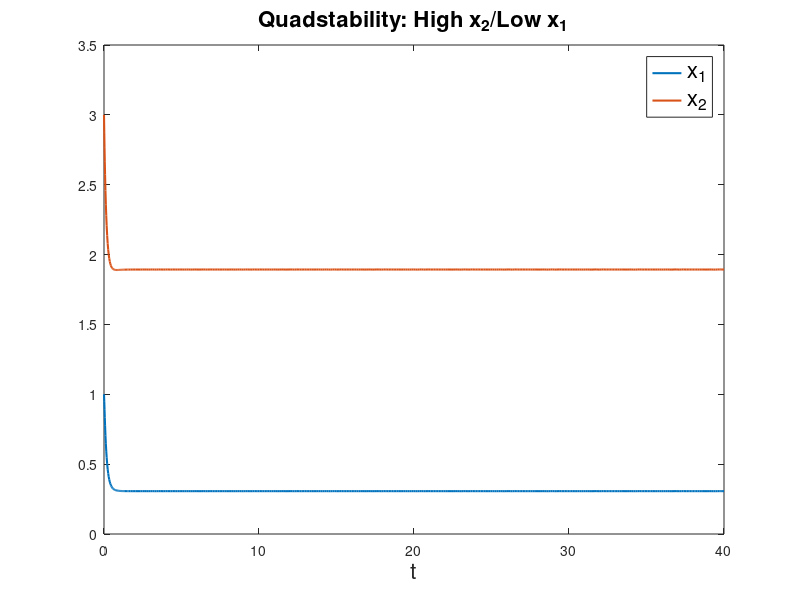
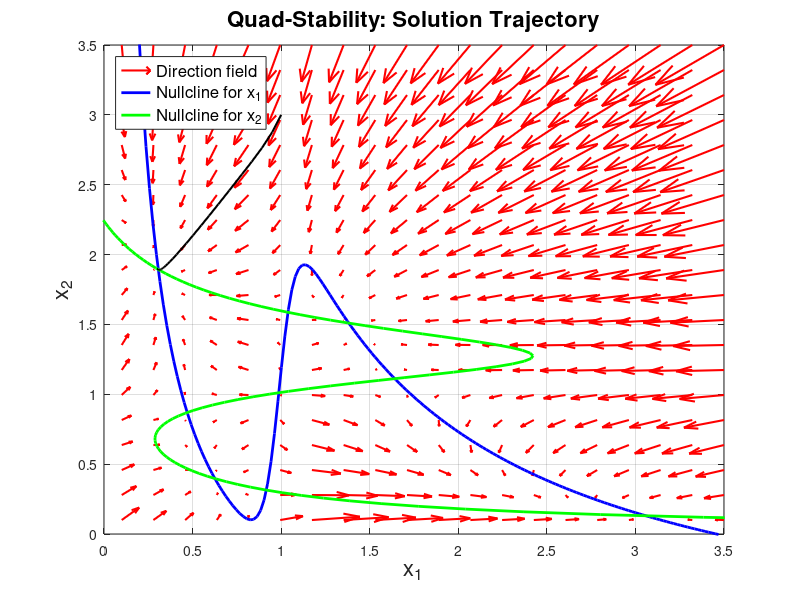

These charts were generated, in order, by the following MATLAB code:
function macrophage_quad()
    s1    = 5;
    s2    = 5;
    %Other parameters, 
    a1    = 15;
    a2    = 8;
    k1    = 1;
    k2    = 1;
    p1    = 0.5;
    p2    = 1; 
    n     = 22;
    m     = 6;
    b1    = 0.05;
    b2    = 0.05;
    q1    = 5.8; %mu
    q2    = 5.8;
    
tmax=40;
tspan=[0,tmax];

%Four Initial Conditions
y0=[1,3]; %(a)
%y0=[0.8,0.8]; %(b)
%y0=[3,3]; %(c)
%y0=[2,1]; %(d)

[T,Y]=ode45(@macrophageODE, tspan,y0);
FP=Y(end,:);
figure(1)
plot(T,Y,'linewidth', 1.5)
xlim([0,tmax])
ylim([0,3.5])
legend('x_1','x_2','fontsize', 16)
title('Quadstability: High x_2/Low x_1','fontsize', 16) %(a)
%title('Quadstability: Low x_1/x_2','fontsize', 16) %(b)
%title('Quadstability: Medium x_1/x_2','fontsize', 16) %(c)
%title('Quadstability: High x_1/Low x_2','fontsize', 16) %(d)


xlabel('t', 'fontsize', 16) ;
% Computation of the nullclines R(I) and I(R) and,
%   additionally, the directional field of the ODE
y1 = linspace(0.1,3.5,20) ;
y2 = linspace(0.1,3.5,20) ;
yy1 = linspace(0.1,4,200) ;
yy2 = linspace(0.1,4,200) ;
[Y1,Y2] = meshgrid(y1,y2) ;

u = zeros(size(Y1)) ;
v = zeros(size(Y1)) ;

for j = 1:numel(Y1)
	z = macrophageODE(0,[Y1(j) ; Y2(j)]) ;
	u(j) = z(1) ;
	v(j) = z(2) ;
end

figure(2) ;
quiver( Y1, Y2, u, v, 2, 'r', 'linewidth', 1.5 ) ;
hold('on');
  
nullclineU = p2*(a1*yy1.^n./(k1^n+yy1.^n)+s1)./(q1*yy1-b1)-p2;
nullclineV = p1*s2./(q2*yy2-b2-a2*yy2.^m./(yy2.^m+k2^m))-p1;

% Graphical output starts here

plot(yy1, nullclineU, 'b-', 'linewidth', 2)
plot(nullclineV, yy2, 'g-', 'linewidth', 2)
plot(Y(:,1),Y(:,2),'k','linewidth',1.5)
xlim([0,3.5])
ylim([0,3.5])
hold('off');
xlabel('x_1', 'fontsize', 16) ;
ylabel('x_2', 'fontsize', 16) ;
grid;
legend('Direction field', 'Nullcline for x_1', 'Nullcline for x_2', ...
       'location', 'northwest','fontsize', 12) ;
title('Quad-Stability: Solution Trajectory','fontsize', 16)
   
end

function dy=macrophageODE(t,y)

dy=zeros(2,1);
    s1    = 5;
    s2    = 5;
    %Other parameters, 
    a1    = 15;
    a2    = 8;
    k1    = 1;
    k2    = 1;
    p1    = 0.5;
    p2    = 1; 
    n     = 22;
    m     = 6;
    b1    = 0.05;
    b2    = 0.05;
    q1    = 5.8; %mu
    q2    = 5.8;
    
    u=y(1);
    v=y(2);
    dy(1)=(a1*u^n/(k1^n+u^n)+s1)*(1/(1+v/p2))+b1-q1*u;
    dy(2)=a2*v^m/(k2^m+v^m)+s2*(1/(1+u/p1))+b2-q2*v;  
    
end

